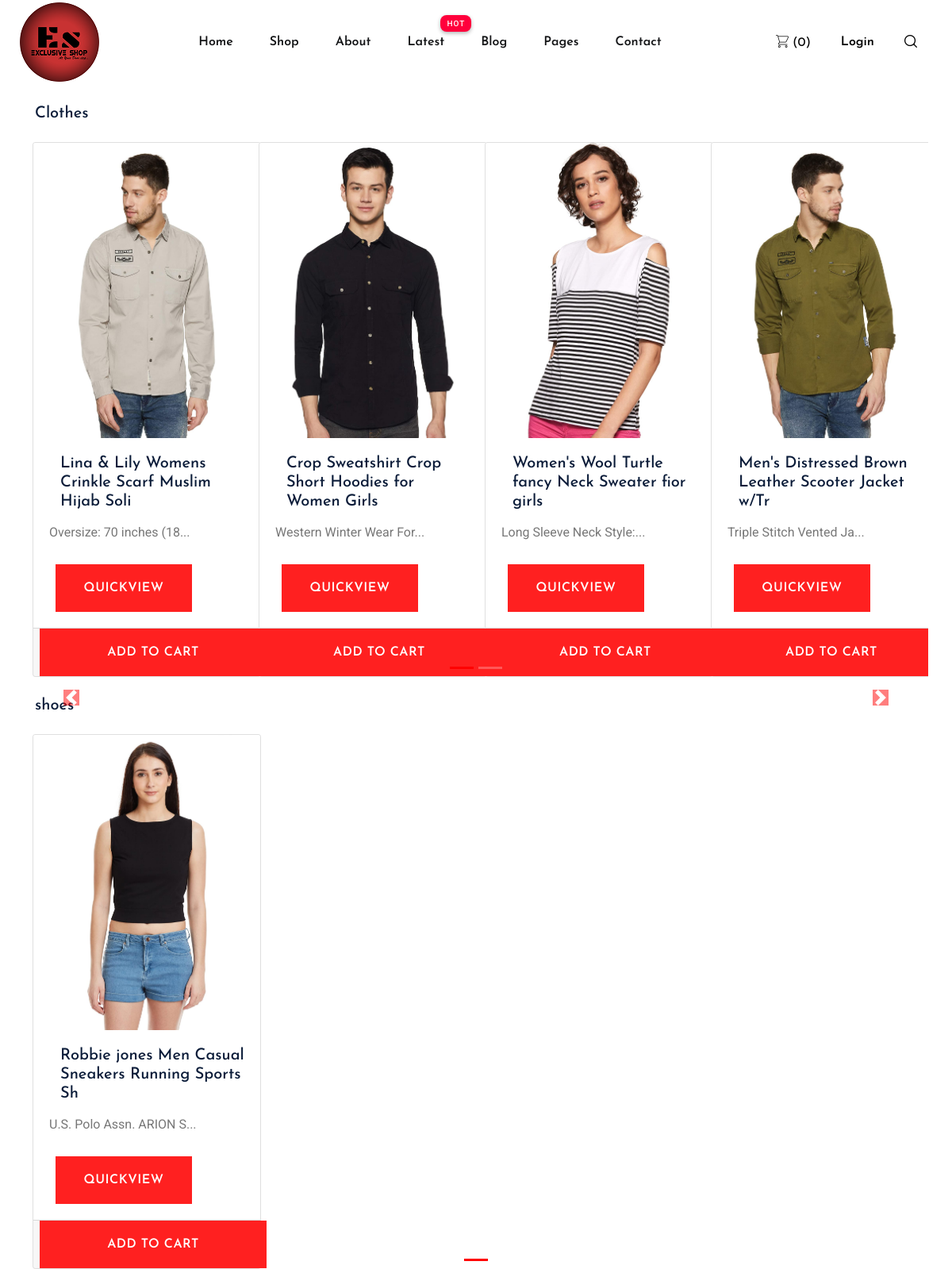
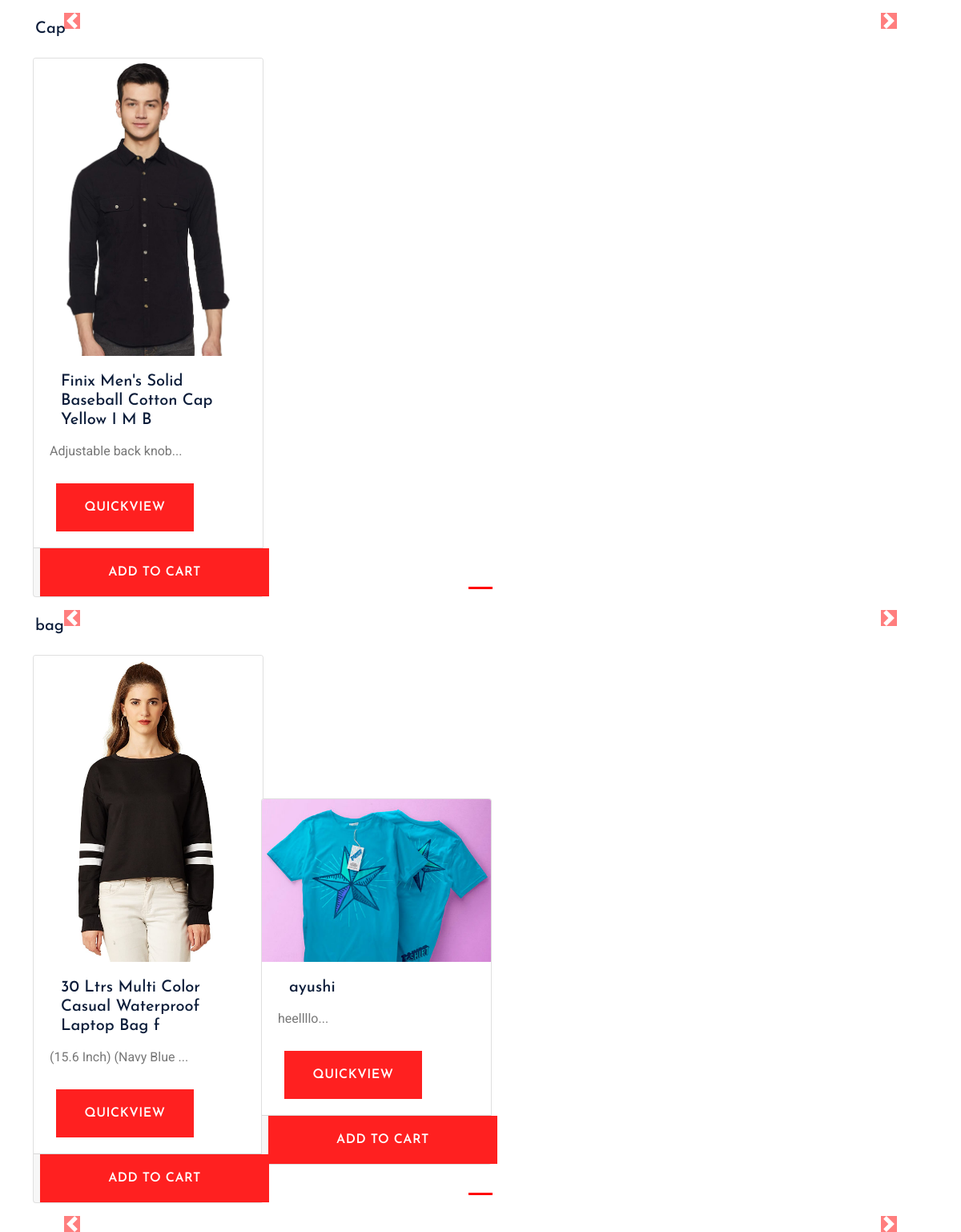
The page /shop/basic/ on the database its author committed (2 pictures, top to bottom).
### shop/models.py (models this page shows, shortened)
class Product(models.Model):
    product_id=models.AutoField
    product_name=models.CharField(max_length=50)
    category=models.CharField(max_length=50, default="")
    subcategory=models.CharField(max_length=50, default="")
    price=models.IntegerField(default=0)
    desc=models.CharField(max_length=300)
    pub_date=models.DateField()
    image=models.ImageField(upload_to="./shop/images", default="")

### shop/views.py (the view, shortened to what this page needs)
# urls.py: path('basic/', Basic.as_view(), name="basic"),
class Basic(View):
    def get(self, request):
        cart = request.session.get('cart')
        if not cart:
            request.session['cart'] = {}
        allProds = []
        catprods = Product.objects.values('category', 'id', )
        cats = {item['category'] for item in catprods}
        for cat in cats:
            prod = Product.objects.filter(category=cat)
            n = len(prod)
            nSlides = n // 4 + ceil((n / 4) - (n // 4))
            allProds.append([prod, range(1, nSlides), nSlides])
        params = {'allProds': allProds}
        return render(request, 'shop/basic.html', params)

### shop/templatetags/cart.py (called while the page is built)
@register.filter(name = 'is_in_cart')
def is_in_cart(i, cart ):
    keys = cart.keys()
    for id in keys:
        if int(id) == i.id:
            return True
    return False

### shop/templates/shop/basic.html (shortened to what this page needs)
{%load cart%}
{%load static%}
<!doctype html>
<html class="no-js" lang="zxx">
<head>
    <link rel="stylesheet" href="https://cdn.jsdelivr.net/npm/bootstrap@4.5.3/dist/css/bootstrap.min.css">
    <link rel="stylesheet" href="{%static './shop/assets/css/bootstrap.min.css'%}">
        <link rel="stylesheet" href="{%static './shop/assets/css/owl.carousel.min.css'%}">
        <link rel="stylesheet" href="{%static './shop/assets/css/flaticon.css'%}">
        <link rel="stylesheet" href="{%static './shop/assets/css/slicknav.css'%}">
        <link rel="stylesheet" href="{%static './shop/assets/css/animate.min.css'%}">
        <link rel="stylesheet" href="{%static './shop/assets/css/magnific-popup.css'%}">
        <link rel="stylesheet" href="{%static './shop/assets/css/fontawesome-all.min.css'%}">
        <link rel="stylesheet" href="{%static './shop/assets/css/themify-icons.css'%}">
        <link rel="stylesheet" href="{%static './shop/assets/css/slick.css'%}">
        <link rel="stylesheet" href="{%static './shop/assets/css/nice-select.css'%}">
        <link rel="stylesheet" href="{%static './shop/assets/css/style.css'%}">
  <header>
  <div class="header-area">
      <div class="main-header header-sticky">
          <div class="container-fluid">
              <div class="menu-wrapper">
                  <div class="logo">
                      <a href="/shop/basic"><img src="{%static './shop/assets/img/logo/circle-cropped.png'%}" alt=""></a>
                  </div>
                  <div class="main-menu d-none d-lg-block">
                      <nav>
                          <ul id="navigation">
                              <li><a href="#">Home</a></li>
                              <li><a href="/shop/basic">shop</a></li>
                              <li><a href="/shop/about">about</a></li>
                              <li class="hot"><a href="#">Latest</a>
                              </li>
                              <li><a href="/shop/blog">Blog</a>
                              </li>
                              <li><a href="#">Pages</a>
                              </li>
                              <li><a href="/shop/contact">Contact</a></li>
                          </ul>
                      </nav>
                  </div>
                  <div class="header-right">
                    <ul>
                            <li><a href="/shop/cart"><span class="flaticon-shopping-cart"> ({{request.session.cart.keys|length}})</span></a> </li>
                        {% if request.session.customer%}
                        <li> <a href="/shop/logout"><span  style="margin-right: 0px; font-weight: 600;">Logout</span></a></li>
                        <li><a href="/shop/orders"><span>Orders</span></a> </li>
                        {% else %}
                        <li> <a href="/shop/login"><span style="margin-right: 0px;font-weight: 600;">Login</span></a></li>
                        {% endif %}
                        <li>
                            <div class="nav-search search-switch">
                                <span class="flaticon-search"></span>
                            </div>
                          </li>
                    </ul>
                  </div>
              </div>
              <div class="col-12">
              </div>
          </div>
      </div>
  </div>
</header>
  <body>
    <div class="container">
        {% for product, range, nSlides in allProds %}
        <h5 class="my-4">{{product.0.category}}</h5>
    <div id="demo{{forloop.counter}}" class="carousel slide my-3" data-ride="carousel">
        <ul class="carousel-indicators">
          <li data-target="#demo{{forloop.counter}}" data-slide-to="0" class="active"></li>
           {% for i in range %}
          <li data-target="#demo{{forloop.parentloop.counter}}" data-slide-to="{{i}}" ></li>
          {% endfor %}
        </ul>
        <div class="container carousel-inner no-padding">
          <div class="carousel-item active">
            {% for i in product %}
            <div class="col-xs-3 col-sm-3 col-md-3 " id={{i.id}} >
              <div class="card" style="width: 18rem;">
                <img src='/media/{{i.image}}' class="card-img-top" alt="...">
                <div class="card-body">
                  <h5 class="card-title">{{i.product_name}}</h5>
                  <p class="card-text">{{i.desc|slice:"0:23"}}...</p>
                <a href="/shop/products/{{i.id}}" ><button id=qv{{i.id}} type="submit" class="btn btn-primary cart mx-2" style="width: 172px; margin-top: 10px; ">Quickview</button></a>
                </div>
                <div class="card-footer p-0" >
                    {% if i|is_in_cart:request.session.cart%}
                    <div class="row no-gutters" style="height: 58px; width: 255px;">
                        <form action="/shop/basic/#{{i.id}}" method="POST" class="col-2">{% csrf_token %}
                            <input hidden type="text" name="product" value={{i.id}} style="height: 20px;">
                            <input hidden type="text" name="remove" value="True" style="height: 20px;">
                            <input type="submit" value = " - " class="btn btn-block btn-light" style="font-size: 2rem;">
                        </form>
                        <div class="text-center col"> {{i | cart_quantity:request.session.cart }}</div>
                        <form action="/shop/basic/#{{i.id}}" method="POST" class="col-2">{% csrf_token %}
                            <input hidden type="text" name="product" value={{i.id}} style="height: 20px;">
                            <input type="submit" value = " + " class="btn btn-block btn-light" style="font-size: 2rem;">
                        </form>
                    </div>
                    {% else %}
                    <form action="/shop/basic/#{{i.id}}" method="POST" class="btn-block">{% csrf_token %}
                              <button id="pr{{i.id}}" class="btn btn-primary btn-block cart mx-2">Add To Cart</button></span>
                  </form>
                    {% endif %}
                </div>
            </div>
            </div>
            {% if forloop.counter|divisibleby:4 and forloop.counter > 0 and not forloop.last %}
          </div><div class="carousel-item">
            {% endif %}
            {% endfor %}
        </div>
    </div>
    </div>
        <a class="carousel-control-prev" href="#demo{{forloop.counter}}" data-slide="prev">
            <span class="carousel-control-prev-icon"></span>
        </a>
        <a class="carousel-control-next" href="#demo{{forloop.counter}}" data-slide="next">
            <span class="carousel-control-next-icon"></span>
        </a>
        {% endfor %}
    </div>
</body>
</html>

### shop/templates/shop/basic.html (style rules this page uses)
.col-md-3 { display: inline-block; margin-left: -4px; }
h1, h2, h3, h4, h5, h6 { margin-left: 14px; }
body .no-padding { padding-left: 0; padding-right: 0; }
.carousel-control-prev-icon { background: rgb(255, 0, 0) no-repeat center center; }
.carousel-control-next-icon { background: rgb(255, 0, 0) no-repeat center center; }
.carousel-control-next-icon, .carousel-control-prev-icon { top: 0; bottom: 0; }
body .carousel-indicators { bottom:0; }
.carousel-indicators .active { background-color: red; }
.carousel-control-prev, .carousel-control-next { top: auto; bottom: auto; }

### rows shown on the page
Product: category "Clothes", image (picture), product_name "Lina & Lily Womens Crinkle Scarf Muslim Hijab Soli", desc "Oversize: 70 inches (18", {{ i.id }} 1 (drawn)
Product: image (picture), product_name "Crop Sweatshirt Crop Short Hoodies for Women Girls", desc "Western Winter Wear For"
Product: image (picture), product_name "Women's Wool Turtle fancy Neck Sweater fior girls", desc "Long Sleeve Neck Style:"
Product: image (picture), product_name "Men's Distressed Brown Leather Scooter Jacket w/Tr", desc "Triple Stitch Vented Ja"
Product: category "shoes", image (picture), product_name "Robbie jones Men Casual Sneakers Running Sports Sh", desc "U.S. Polo Assn. ARION S"
Product: category "Cap", image (picture), product_name "Finix Men's Solid Baseball Cotton Cap Yellow I M B", desc "Adjustable back knob"
Product: category "bag", image (picture), product_name "30 Ltrs Multi Color Casual Waterproof Laptop Bag f", desc "(15.6 Inch) (Navy Blue"
Product: image (picture), product_name "ayushi", desc "heellllo"

### other values the page prints
{{ request.session.cart.keys|length }} "0"
